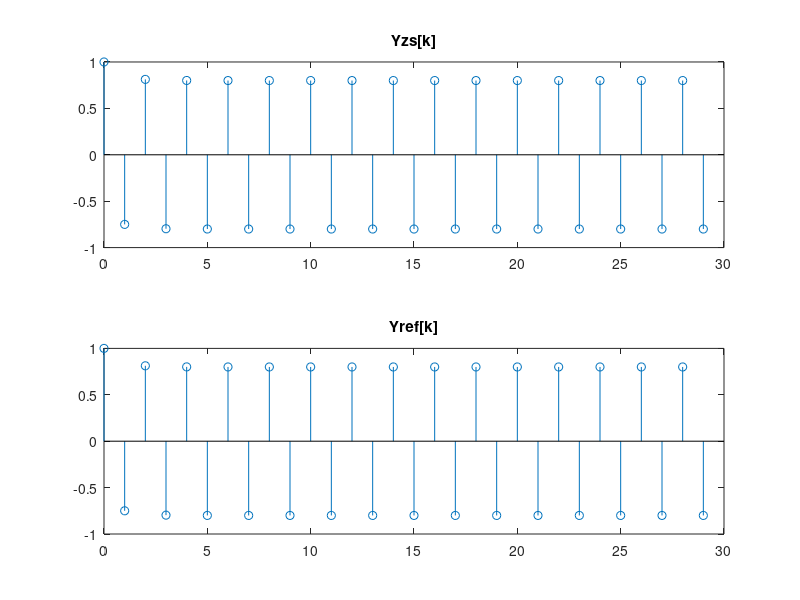

This chart was generated by the following MATLAB code:
R = 30; k = 0:R-1;

f = (-1).^k;
a = [1, -1/4];
b = [1];

y = filter(b, a, f);    
subplot(2, 1, 1);
stem(k, y);
title('Yzs[k]');

%standard answer
y_ref = (0.2.*((0.25).^k) + 0.8.*((-1).^k));
subplot(2, 1, 2);
stem(k, y_ref);
title('Yref[k]');
